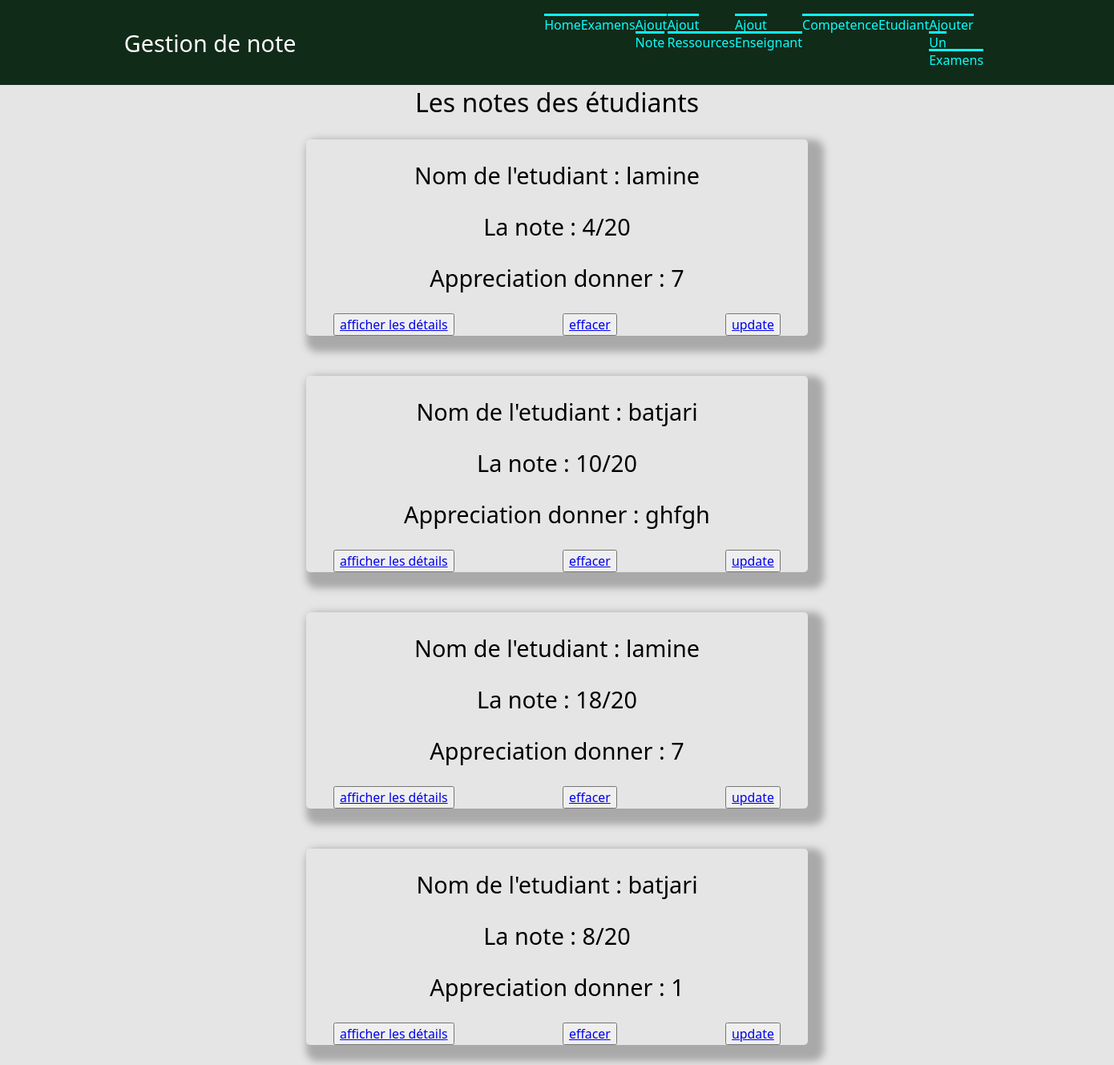
Page /affiche_exa/1/ on the earlier database version.
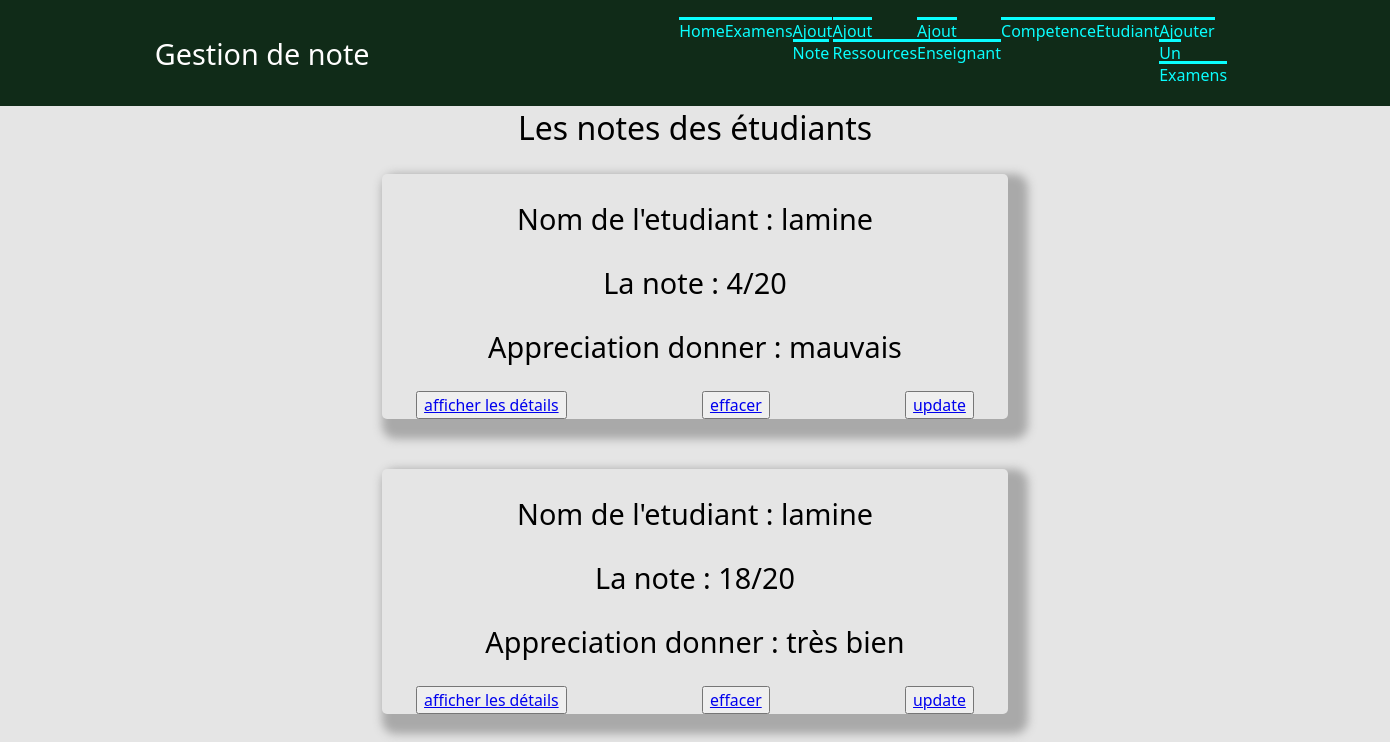
Same page on the later database version.
### gestion/models.py (models this page shows, shortened)
class Notes(models.Model):
    examens = models.ForeignKey('Examens', on_delete=models.CASCADE,null = True,)
    etudiant =models.ForeignKey('Etudiant', on_delete=models.CASCADE,null = True,)
    note =models.IntegerField(blank=False, null=True)
    appreciation =models.TextField(null=True, blank=True)

class Etudiant(models.Model):
    nom = models.CharField(max_length = 100)
    prenom =models.CharField(max_length = 100,null = True)
    groupe =models.CharField(max_length = 100,null = True)
    photo =models.ImageField(upload_to="images",blank=True, null = True)
    email=models.EmailField(default=None,max_length = 100)
    def __str__(self):
        return  self.nom

### gestion/views.py (the view)
# urls.py: path('affiche_exa/<int:id>/', views.affiche_exa),
def affiche_exa(request, id):
    examens = models.Examens.objects.get(pk=id)
    liste1 = list(models.Notes.objects.filter(examens=examens))
    return render(request,"gestion/affiche_exa.html",{"examens": examens ,"liste1":liste1})

### gestion/templates/gestion/affiche_exa.html
{% extends "gestion/main.html" %}
{% block content %}
<h1>Les notes des étudiants</h1>
{% for l in liste1 %}
<ul class="ul1">
<h2>   Nom de l'etudiant : {{l.etudiant}}</h2>
<h2> La note : {{l.note}}/20</h2>
<h2>Appreciation donner :  {{l.appreciation}}</h2>
<li class="li1">
<button name="button"><a href="/gestion/affiche_note/{{l.id}}"> afficher les détails </a></button> <br>
<button name="button"><a href="/gestion/delete_note/{{l.id}}"> effacer </a></button> <br>
<button name="button"><a href="/gestion/update_note/{{l.id}}"> update </a></button>   </li>
</ul>
{%endfor%}
{% endblock %}
{% block navi %}
 <li><a href="/gestion/ajout_exa/"> ajouter un examens</a></li>
{% endblock %}

Differences in the rows shown:
removed Notes: etudiant "batjari", note "10", appreciation "ghfgh"
removed Notes: etudiant "batjari", note "8", appreciation "1"
changed Notes: appreciation "7" → "mauvais"
changed Notes: appreciation "7" → "très bien"
